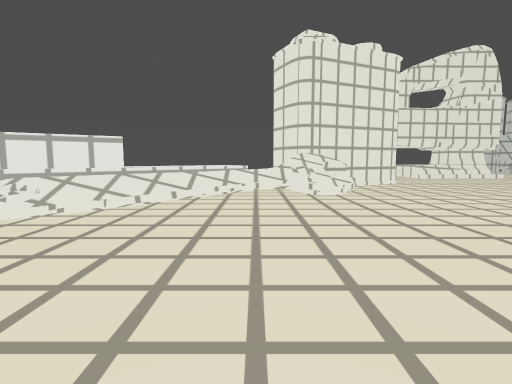
[1] (above)

24 first-person views from a walk through a 3-D level made in the Godot game engine. The camera is 1.3 m above the floor, tilts 6° down and sees 80° across. The floor is counted in squares, 2 m on a side. Each view is taken from the middle of a square. On the plan, view 1 faces up. The plan holds only what a view shows up to about 10 squares ahead; the rest is blank. The place goes on beyond the plan. Surface patterns are stand-ins for the level's own textures.

[2]
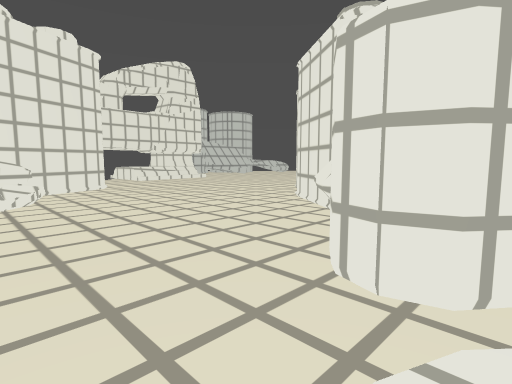

[3]
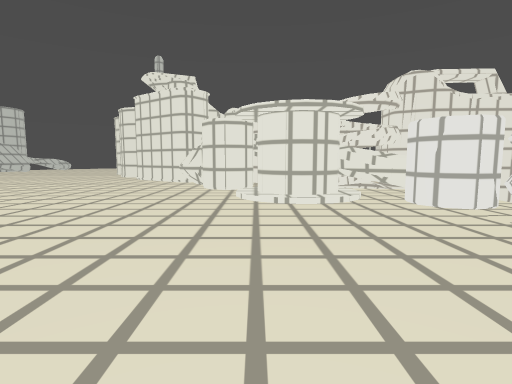

[4]
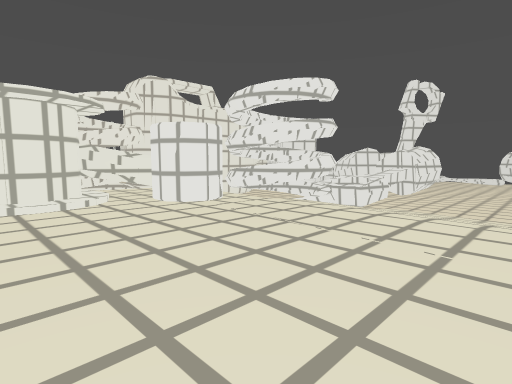

[5]
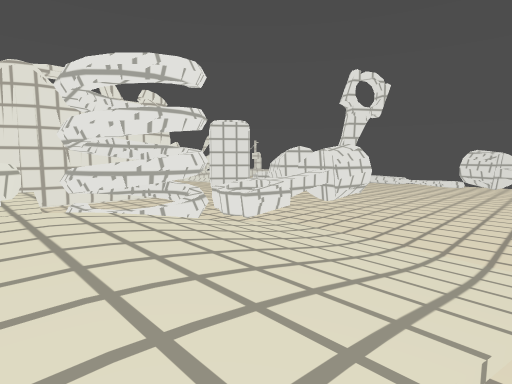

[6]
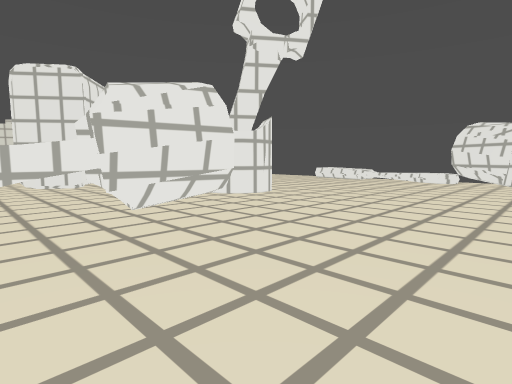

[7]
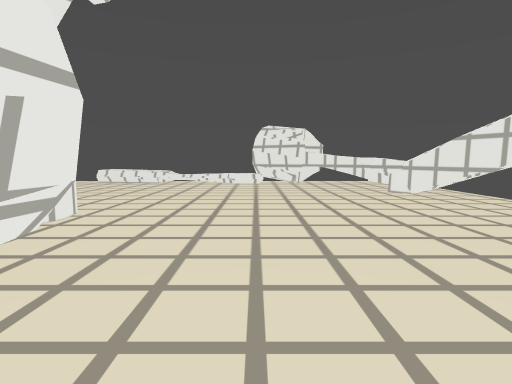

[8]
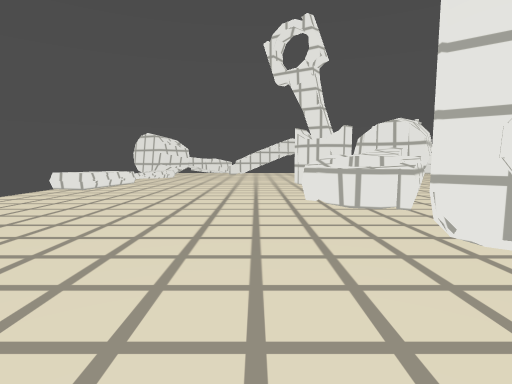

[9]
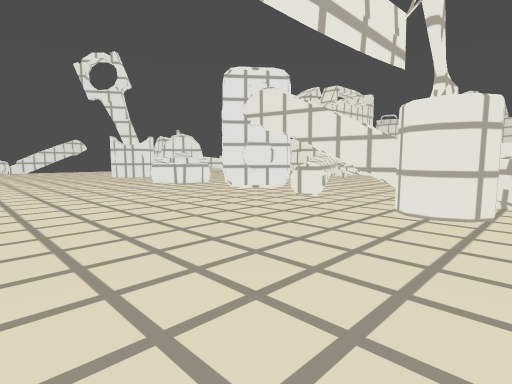

[10]
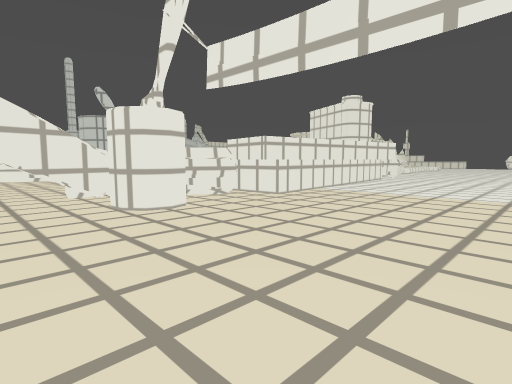

[11]
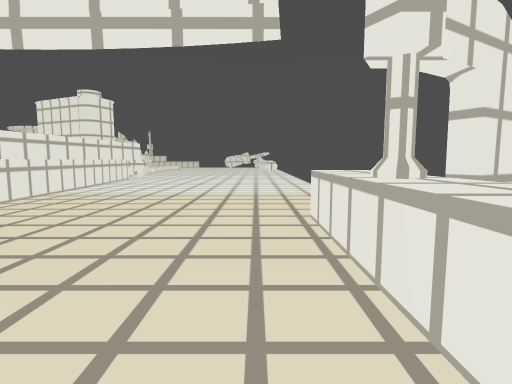

[12]
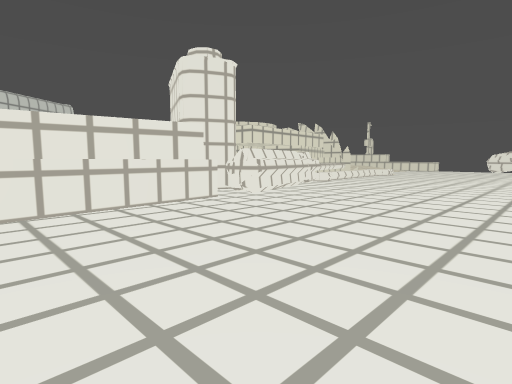

[13]
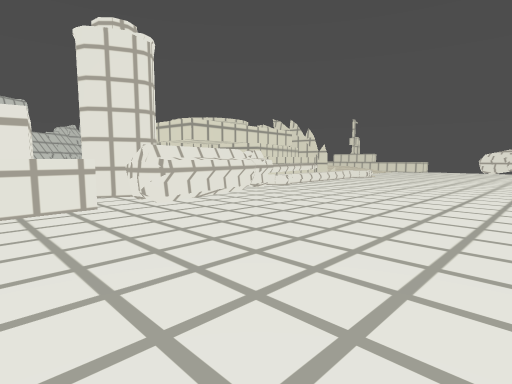

[14]
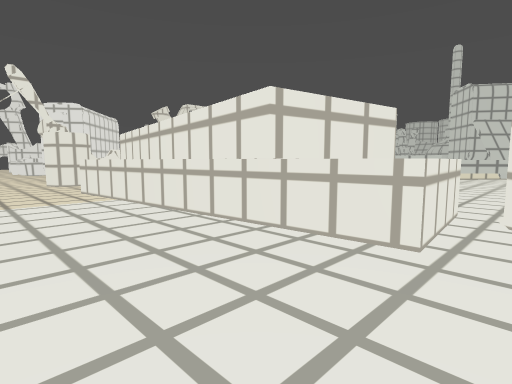

[15]
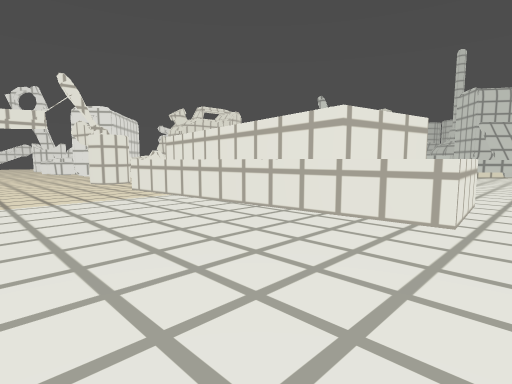

[16]
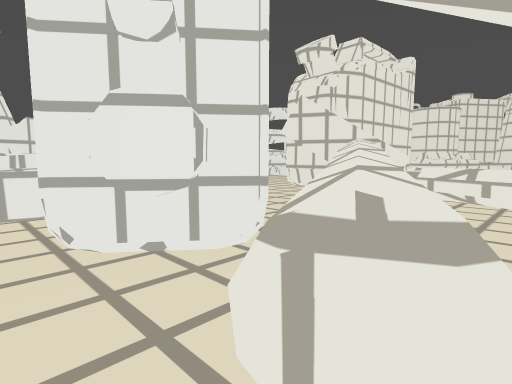

[17]
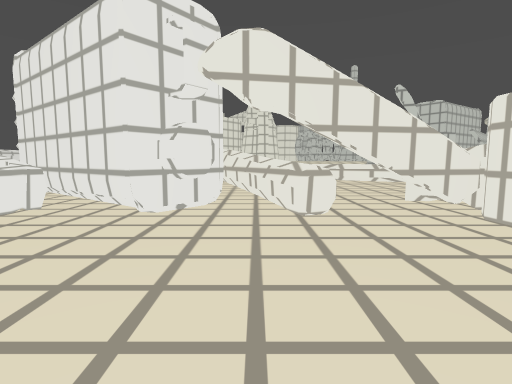

[18]
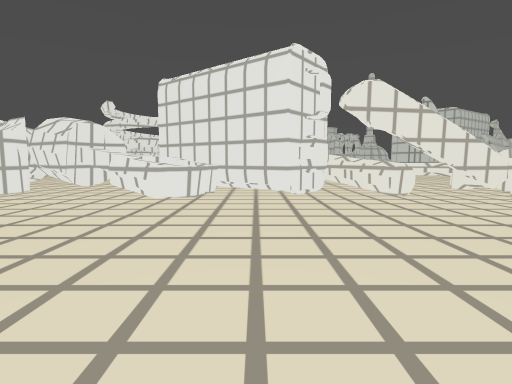

[19]
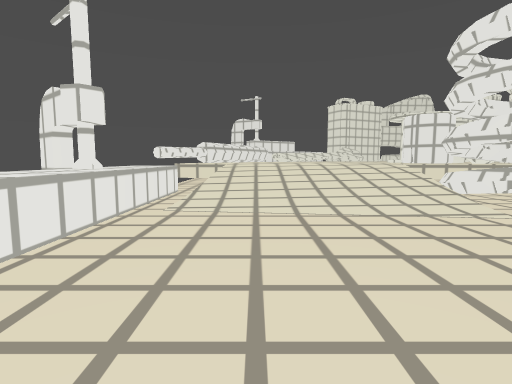

[20]
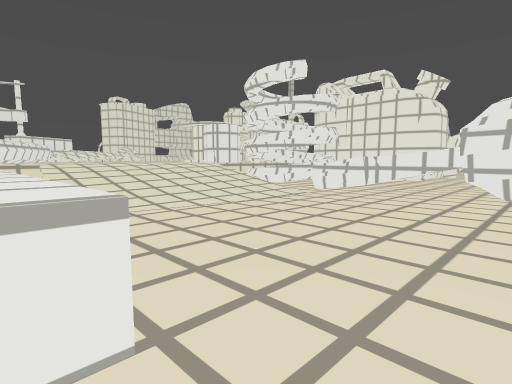

[21]
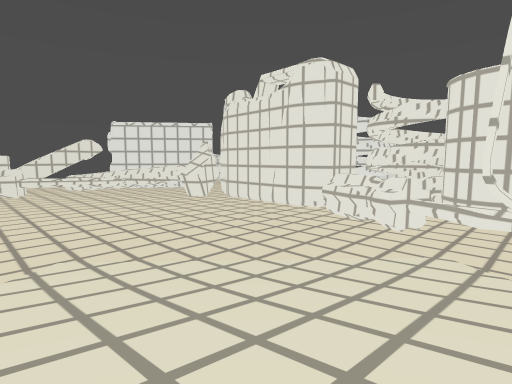

[22]
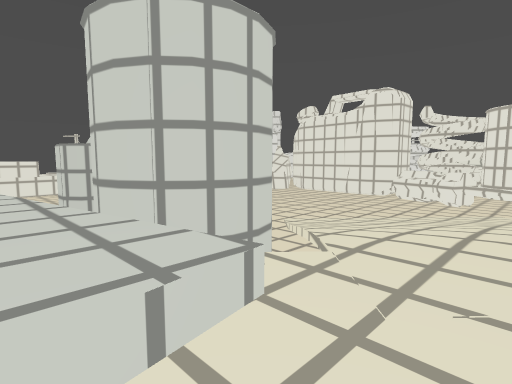

[23]
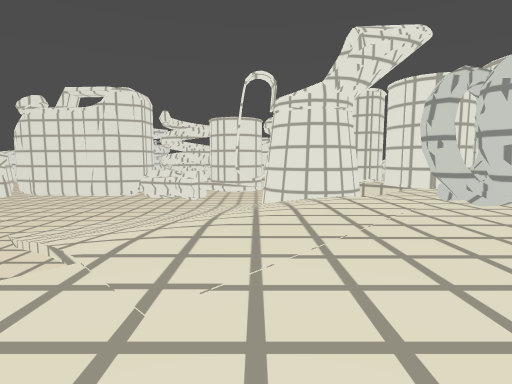

[24]
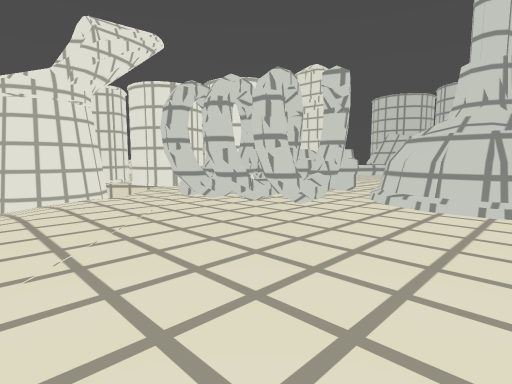

### Floor plan
Key: @ floor where view 1 was taken; # wall or solid block; . main floor; : floor 1 m higher than the main floor; + floor 1.5 m higher than the main floor; / step, stairs or slope; = window, fence, low wall or low ledge; ^ raised ledge; v drop or lower ground; T thing the floor can be seen under or through.
Columns run from 7 left of view 1 to 24 right of it. Each row starts with its distance up from view 1.
 10             :::
  9            #:::
  8        v###::::
  7       vvv#::::::    :
  6      vvv=:::::::   #^#
  5     ^^v::::::::#########
  4     ^#:::::::::######:::
  3     :::::::::#####=##:::
  2      ::::::###  # ::::::
  1    ^::::::###   #//:::::
  0   ^::::@/#####^^////::::
 -1  v^:::::### ##^.////////
 -2  ^:::::::####^^..////##+
 -3  =/::::########...//###+  #
 -4   ///::#######.....^  v+ =/
 -5  ^/////###.###.....^    =##
 -6 #^/////=##.###...... #v  #.
 -7 #^..../.# .##......  #   ..
 -8  ^..../^^..####.....      .
 -9  ^.....^ ... #......      .
-10  ^....###..#   .....      .
-11  .....### ##  ##^..       .
-12    .....#######^.^T       ^#  ##
-13   ......#.#^^##.^TT#^##   ^####=
-14  #.........^......##.^####.###..
-15  #..............................
-16  ##.............................
-17  ^^.............................
-18   ^###=........................
-19   .###..==....   ^#^.......
-20                   ##

Positions as (right, up) in squares from view 1, and headings:
1: (0, 0), facing up
2: (1, 0), facing up-right
3: (-4, 0), facing right
4: (-4, 0), facing down-right
5: (-5, -3), facing down-right
6: (-4, -9), facing down-right
7: (-2, -10), facing down
8: (9, -15), facing left
9: (12, -18), facing up-left
10: (9, -18), facing up-right
11: (9, -18), facing right
12: (16, -18), facing up-right
13: (18, -18), facing up-right
14: (20, -16), facing up-left
15: (20, -17), facing up-left
16: (9, -14), facing up-left
17: (8, -17), facing up
18: (6, -19), facing up
19: (-4, -11), facing up
20: (-6, -11), facing up-right
21: (12, 0), facing down-left
22: (16, 0), facing down-left
23: (16, 0), facing left
24: (16, 0), facing up-left
